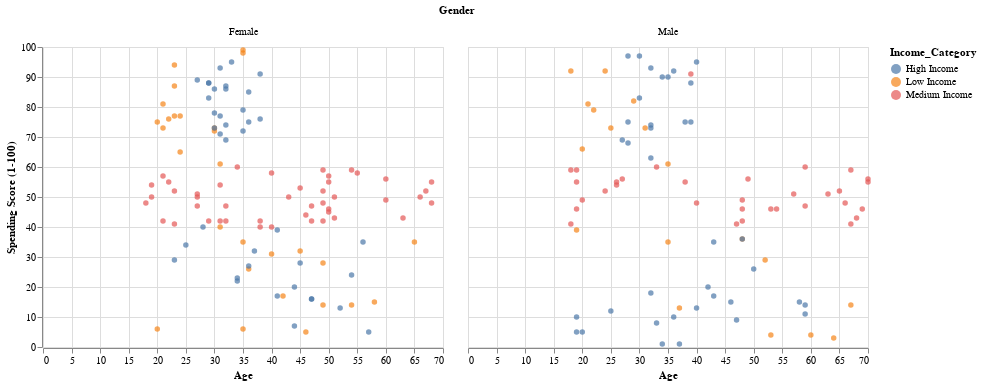

The cell this chart's notebook holds for it:
### Markdown cell above
Looks like the Income goes up with Age till age reaches 45-50, beyond this the Income starts going down.

### Code cell
alt.Chart(df).mark_circle().encode(
    x = 'Age:Q',
    y = 'Spending Score (1-100):Q',
    facet = 'Gender:N',
    color = 'Income_Category:N'
)

### Figure 1 — Vega-Lite specification as saved in the notebook (floating-point values rounded to 4 significant figures; data arrays with more than 128 entries replaced by an {"elided": "..."} marker saying what was removed)
{"config": {"view": {"continuousWidth": 400, "continuousHeight": 300}}, "data": {"name": "data-e8d52c848f344dbdead28cfd7643ef34"}, "mark": "circle", "encoding": {"color": {"type": "nominal", "field": "Income_Category"}, "facet": {"type": "nominal", "field": "Gender"}, "x": {"type": "quantitative", "field": "Age"}, "y": {"type": "quantitative", "field": "Spending Score (1-100)"}}, "$schema": "https://vega.github.io/schema/vega-lite/v4.8.1.json", "datasets": {"data-e8d52c848f344dbdead28cfd7643ef34": {"elided": "200 records"}}}
